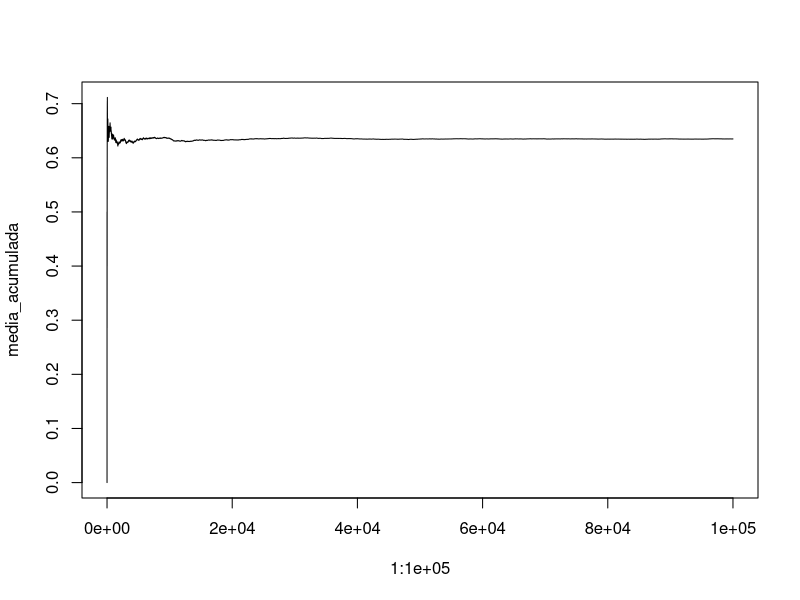

Write the R code that produced this figure.
#o problema do amigo oculto
sorteio <- sample(1:4, size = 4, replace = FALSE) #realizando o amigo oculto com 4 pessoas
any(sorteio == 1:4) #se TRUE, ent?o o amigo oculto deu errado.

#a seguir, vamos estimar a probabilidade de um amigo oculto com 20 pessoas dar certo; primeiro vamos, estimar a probabilidade do amigo dar errado; depois subtra?mos 1 dessa estimativa para obtermos a quantidade desejada.
errado <- c()
for (j in 1:100000) {
  sorteio <- sample(1:20, size = 20, replace = FALSE)
  errado[j] <- any(sorteio == 1:20)
}

estimativa <- 1 - mean(errado) #estimativa da probabilidade do amigo dar certo
estimativa

#an?lise da converg?ncia
media_acumulada <- cumsum(errado)/1:100000
plot(1:100000, media_acumulada, type = "l")
